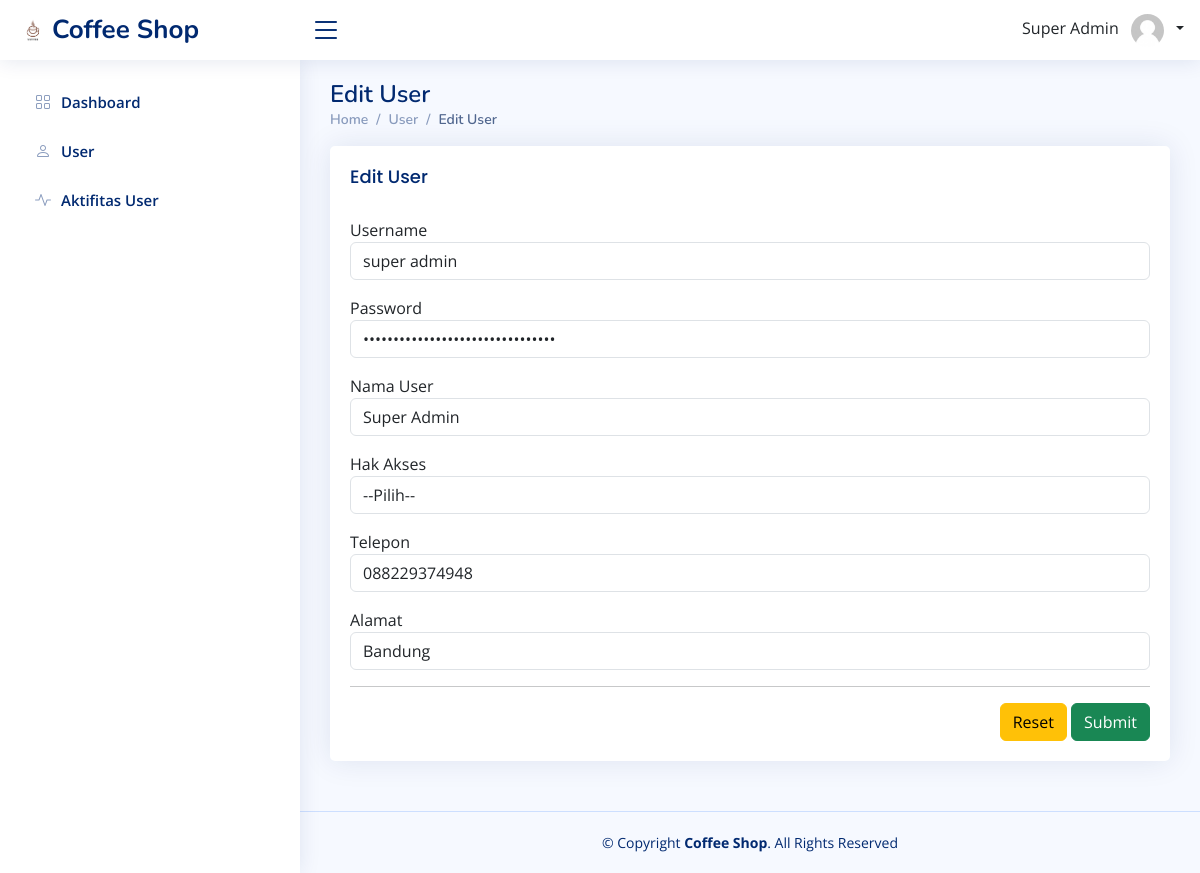
Screenshot of /index.php?page=user/edit&id=38 (signed in) with the database file from the repository.
### tables this page shows
CREATE TABLE `tuser` (
  `id_user` int(11) NOT NULL,
  `username` varchar(255) NOT NULL,
  `password` varchar(255) NOT NULL,
  `nama_user` varchar(255) NOT NULL,
  `hak` enum('Super Admin','Manajer','Kasir','') NOT NULL,
  `telepon` varchar(255) NOT NULL,
  `alamat` varchar(255) NOT NULL
);

### pages/user/edit/index.php (the view, shortened to what this page needs)
<?php
$conn = connection();
$id = $_GET['id'];
$query = "SELECT * FROM tuser WHERE id_user = '$id'";
$result = mysqli_query($conn, $query);
$data = mysqli_fetch_array($result);
?>
<main id="main" class="main">
    <div class="pagetitle">
        <h1>Edit User</h1>
        <nav>
            <ol class="breadcrumb">
                <li class="breadcrumb-item"><a href="index.php">Home</a></li>
                <li class="breadcrumb-item"><a href="index.php?page=user">User</a></li>
                <li class="breadcrumb-item active">Edit User</li>
            </ol>
        </nav>
    </div>
    <section class="section">
        <div class="row">
            <div class="col-lg-12">
                <div class="card">
                    <div class="card-body">
                        <h5 class="card-title">Edit User</h5>
                        <form action="logic/user/update.php" method="post">
                            <div class="form-group mb-3">
                                <label>Username</label>
                                <input type="text" name="username" placeholder="Input Username" class="form-control" value="<?= $data['username'] ?>">
                            </div>
                            <div class="form-group mb-3">
                                <label>Password</label>
                                <input type="password" name="password" placeholder="Input Password" class="form-control" value="<?= $data['password'] ?>">
                            </div>
                            <div class="form-group mb-3">
                                <label>Nama User</label>
                                <input type="text" name="nama_user" placeholder="Input Nama User" class="form-control" value="<?= $data['nama_user'] ?>">
                            </div>
                            <div class="form-group mb-3">
                                <label>Hak Akses</label>
                                <select class="form-control" name="hak">
                                    <option value="<?= $data['hak'] ?>">--Pilih--</option>
                                </select>
                            </div>
                            <div class="form-group mb-3">
                                <label>Telepon</label>
                                <input type="text" name="telpon" placeholder="Input Telepon" class="form-control" value="<?= $data['telepon'] ?>">
                            </div>
                            <div class="form-group mb-3">
                                <label>Alamat</label>
                                <input type="text" name="alamat" placeholder="Input Alamat" class="form-control" value="<?= $data['alamat'] ?>">
                            </div>
                            <hr>
                            <div class="text-end">
                                <button type="reset" class="btn btn-warning">Reset</button>
                                <button type="submit" name="Submit" class="btn btn-success">Submit</button>
                            </div>
                        </form>
                    </div>
                </div>
            </div>
        </div>
    </section>
</main>

### assets/css/style.css (style rules this page uses)
:root { scroll-behavior: smooth; }
body { font-family: "Open Sans", sans-serif; background: #f6f9ff; color: #444444; }
a { color: #4154f1; text-decoration: none; }
h1, h2, h3, h4, h5, h6 { font-family: "Nunito", sans-serif; }
#main { margin-top: 60px; padding: 20px 30px; transition: all 0.3s; }
.pagetitle { margin-bottom: 10px; }
.pagetitle h1 { font-size: 24px; margin-bottom: 0; font-weight: 600; color: #012970; }
.card { margin-bottom: 30px; border: none; border-radius: 5px; box-shadow: 0px 0 30px rgba(1, 41, 112, 0.1); }
.card-title { padding: 20px 0 15px 0; font-size: 18px; font-weight: 500; color: #012970; font-family: "Poppins", sans-serif; }
.card-body { padding: 0 20px 20px 20px; }
.breadcrumb { font-size: 14px; font-family: "Nunito", sans-serif; color: #899bbd; font-weight: 600; }
.breadcrumb a { color: #899bbd; transition: 0.3s; }
.breadcrumb .breadcrumb-item::before { color: #899bbd; }
.breadcrumb .active { color: #51678f; font-weight: 600; }
@media (min-width: 1200px) { #main, #footer { margin-left: 300px; } }

### rows the page displays
tuser: username "super admin", nama_user "Super Admin", telpon "088229374948", alamat "Bandung"

### other values shown
$_SESSION['nama_user'] "Super Admin"
